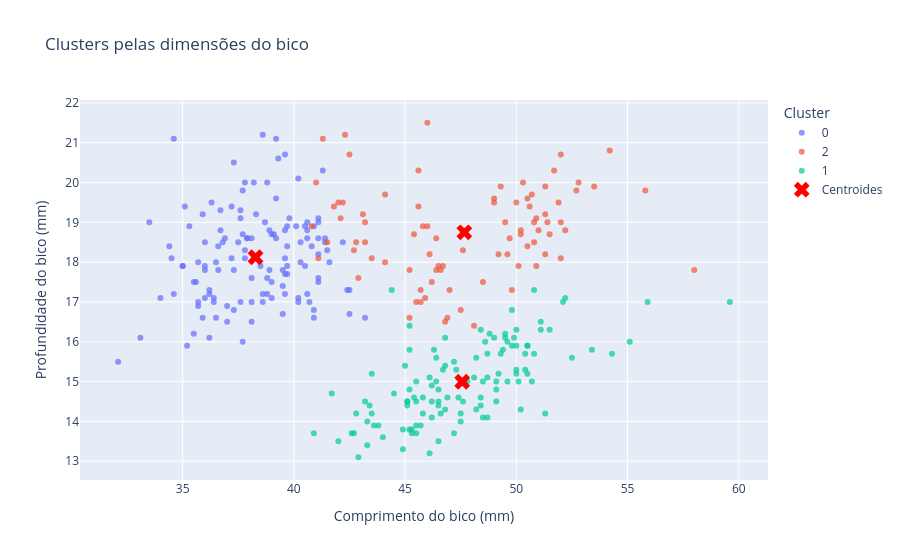

Notebook code cell kept with this figure:
### Code cell
fig = px.scatter(
    df_clusters,
    x='bill_length_mm',
    y='bill_depth_mm',
    color='cluster',
    opacity=0.7,
    title='Clusters pelas dimensões do bico'
)

fig.add_scatter(
    x=centroides_df['bill_length_mm'],
    y=centroides_df['bill_depth_mm'],
    mode='markers',
    marker=dict(color='red', symbol='x', size=14),
    name='Centroides'
)

fig.update_layout(
    xaxis_title='Comprimento do bico (mm)',
    yaxis_title='Profundidade do bico (mm)',
    legend_title='Cluster'
)

fig.show()

### Figure 1 — Plotly figure (JSON) as saved in the notebook; plotly's stock layout.template omitted (floating-point values rounded to 4 significant figures; data arrays with more than 128 entries replaced by an {"elided": "..."} marker saying what was removed)
{"data": [{"hovertemplate": "cluster=0<br>bill_length_mm=%{x}<br>bill_depth_mm=%{y}<extra></extra>", "legendgroup": "0", "marker": {"color": "#636efa", "opacity": 0.7, "symbol": "circle"}, "mode": "markers", "name": "0", "orientation": "v", "showlegend": true, "type": "scatter", "x": {"elided": "129 float values"}, "xaxis": "x", "y": {"elided": "129 float values"}, "yaxis": "y"}, {"hovertemplate": "cluster=2<br>bill_length_mm=%{x}<br>bill_depth_mm=%{y}<extra></extra>", "legendgroup": "2", "marker": {"color": "#EF553B", "opacity": 0.7, "symbol": "circle"}, "mode": "markers", "name": "2", "orientation": "v", "showlegend": true, "type": "scatter", "x": [42.5, 46.0, 44.1, 42.3, 42.0, 41.3, 41.8, 45.8, 42.8, 42.1, 42.9, 41.1, 40.8, 43.2, 41.0, 43.2, 45.6, 42.2, 42.7, 44.1, 43.1, 41.5, 46.5, 50.0, 51.3, 45.4, 52.7, 45.2, 46.1, 51.3, 46.0, 51.3, 46.6, 51.7, 47.0, 52.0, 45.9, 50.5, 50.3, 58.0, 46.4, 49.2, 48.5, 50.6, 46.7, 52.0, 50.5, 49.5, 46.4, 52.8, 54.2, 51.0, 49.7, 47.5, 47.6, 52.0, 46.9, 53.5, 49.0, 46.2, 50.9, 45.5, 50.9, 50.8, 50.1, 49.0, 51.5, 49.8, 48.1, 51.4, 45.7, 50.7, 52.2, 45.2, 49.3, 50.2, 45.6, 51.9, 46.8, 45.7, 55.8, 43.5, 49.6, 50.8, 50.2], "xaxis": "x", "y": [20.7, 21.5, 19.7, 21.2, 19.5, 21.1, 19.4, 18.9, 18.5, 19.1, 17.6, 18.1, 18.9, 18.5, 20.0, 19.0, 20.3, 19.5, 18.3, 18.0, 19.2, 18.5, 17.9, 19.5, 19.2, 18.7, 19.8, 17.8, 18.2, 18.2, 18.9, 19.9, 17.8, 20.3, 17.3, 18.1, 17.1, 19.6, 20.0, 17.8, 18.6, 18.2, 17.5, 19.4, 17.9, 19.0, 18.4, 19.0, 17.8, 20.0, 20.8, 18.8, 18.6, 16.8, 18.3, 20.7, 16.6, 19.9, 19.5, 17.5, 19.1, 17.0, 17.9, 18.5, 17.9, 19.6, 18.7, 17.3, 16.4, 19.0, 17.3, 19.7, 18.8, 16.6, 19.9, 18.8, 19.4, 19.5, 16.5, 17.0, 19.8, 18.1, 18.2, 19.0, 18.7], "yaxis": "y"}, {"hovertemplate": "cluster=1<br>bill_length_mm=%{x}<br>bill_depth_mm=%{y}<extra></extra>", "legendgroup": "1", "marker": {"color": "#00cc96", "opacity": 0.7, "symbol": "circle"}, "mode": "markers", "name": "1", "orientation": "v", "showlegend": true, "type": "scatter", "x": [46.1, 50.0, 48.7, 50.0, 47.6, 46.5, 45.4, 46.7, 43.3, 46.8, 40.9, 49.0, 45.5, 48.4, 45.8, 49.3, 42.0, 49.2, 46.2, 48.7, 50.2, 45.1, 46.5, 46.3, 42.9, 46.1, 47.8, 48.2, 50.0, 47.3, 42.8, 45.1, 59.6, 49.1, 48.4, 42.6, 44.4, 44.0, 48.7, 42.7, 49.6, 45.3, 49.6, 50.5, 43.6, 45.5, 50.5, 44.9, 45.2, 46.6, 48.5, 45.1, 50.1, 46.5, 45.0, 43.8, 45.5, 43.2, 50.4, 45.3, 46.2, 45.7, 54.3, 45.8, 49.8, 49.5, 43.5, 50.7, 47.7, 46.4, 48.2, 46.5, 46.4, 48.6, 47.5, 51.1, 45.2, 45.2, 49.1, 52.5, 47.4, 50.0, 44.9, 50.8, 43.4, 51.3, 47.5, 52.1, 47.5, 52.2, 45.5, 49.5, 44.5, 50.8, 49.4, 46.9, 48.4, 51.1, 48.5, 55.9, 47.2, 49.1, 46.8, 41.7, 53.4, 43.3, 48.1, 50.5, 49.8, 43.5, 51.5, 46.2, 55.1, 48.8, 47.2, 46.8, 50.4, 45.2, 49.9], "xaxis": "x", "y": [13.2, 16.3, 14.1, 15.2, 14.5, 13.5, 14.6, 15.3, 13.4, 15.4, 13.7, 16.1, 13.7, 14.6, 14.6, 15.7, 13.5, 15.2, 14.5, 15.1, 14.3, 14.5, 14.5, 15.8, 13.1, 15.1, 15.0, 14.3, 15.3, 15.3, 14.2, 14.5, 17.0, 14.8, 16.3, 13.7, 17.3, 13.6, 15.7, 13.7, 16.0, 13.7, 15.0, 15.9, 13.9, 13.9, 15.9, 13.3, 15.8, 14.2, 14.1, 14.4, 15.0, 14.4, 15.4, 13.9, 15.0, 14.5, 15.3, 13.8, 14.9, 13.9, 15.7, 14.2, 16.8, 16.2, 14.2, 15.0, 15.0, 15.6, 15.6, 14.8, 15.0, 16.0, 14.2, 16.3, 13.8, 16.4, 14.5, 15.6, 14.6, 15.9, 13.8, 17.3, 14.4, 14.2, 14.0, 17.0, 15.0, 17.1, 14.5, 16.1, 14.7, 15.7, 15.8, 14.6, 14.4, 16.5, 15.0, 17.0, 15.5, 15.0, 16.1, 14.7, 15.8, 14.0, 15.1, 15.2, 15.9, 15.2, 16.3, 14.1, 16.0, 16.2, 13.7, 14.3, 15.7, 14.8, 16.1], "yaxis": "y"}, {"marker": {"color": "red", "size": 14, "symbol": "x"}, "mode": "markers", "name": "Centroides", "type": "scatter", "x": [38.28, 47.57, 47.66], "y": [18.12, 15.0, 18.75]}], "layout": {"legend": {"title": {"text": "Cluster"}, "tracegroupgap": 0}, "title": {"text": "Clusters pelas dimensões do bico"}, "xaxis": {"anchor": "y", "domain": [0, 1], "title": {"text": "Comprimento do bico (mm)"}}, "yaxis": {"anchor": "x", "domain": [0, 1], "title": {"text": "Profundidade do bico (mm)"}}}}
